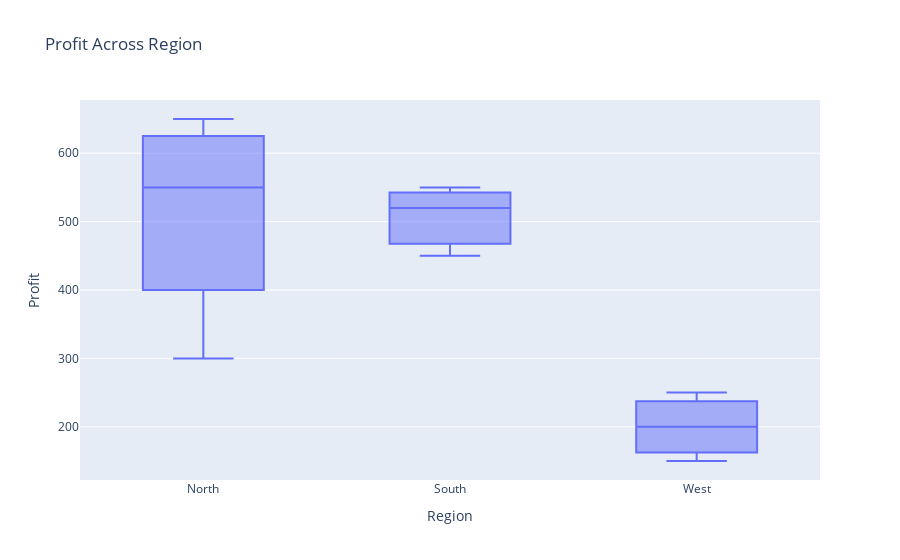

Notebook code for this chart:
### Markdown cell above
### Task 8: Box Plot

    Data: sales_data.csv

    Goal: Plot distribution of Profit across Region using a box plot.

### Code cell
fig = px.box(df,x='Region',y='Profit',
             title='Profit Across Region')
fig.show()

### Figure 1 — Plotly figure (JSON) as saved in the notebook; plotly's stock layout.template omitted (floating-point values rounded to 4 significant figures)
{"data": [{"alignmentgroup": "True", "hovertemplate": "Region=%{x}<br>Profit=%{y}<extra></extra>", "legendgroup": "", "marker": {"color": "#636efa"}, "name": "", "notched": false, "offsetgroup": "", "orientation": "v", "showlegend": false, "type": "box", "x": ["North", "South", "North", "West", "South", "West", "North", "South", "West", "North"], "x0": " ", "xaxis": "x", "y": [300, 450, 500, 150, 550, 200, 600, 520, 250, 650], "y0": " ", "yaxis": "y"}], "layout": {"boxmode": "group", "legend": {"tracegroupgap": 0}, "title": {"text": "Profit Across Region"}, "xaxis": {"anchor": "y", "domain": [0, 1], "title": {"text": "Region"}}, "yaxis": {"anchor": "x", "domain": [0, 1], "title": {"text": "Profit"}}}}
